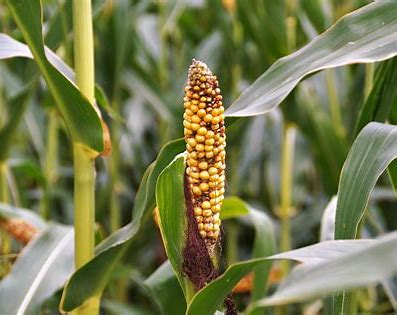
#> input picture crop_monitoring_app/backend/uplodes/1747475473523-891583703.jpeg, 397 x 315 px
$ python preprocess.py ../backend/uplodes/1747475473523-891583703.jpeg out.png   (older library calls are emulated)
#> lines starting #> are read from the running program, lines starting #| are printed output that depends on the picture
# cv_module/preprocess.py
# preprocess.py — image denoising & blur check
import cv2
import sys
import numpy as np

def is_blurry(image_path, threshold=100):
#> called with threshold = 100
    image = cv2.imread(image_path, 0)  # grayscale
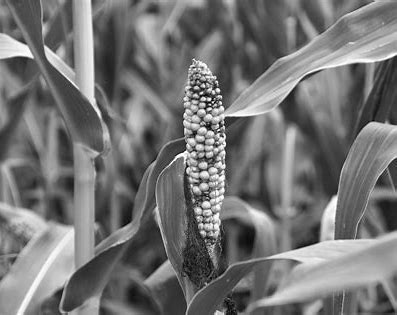
#> image: shape (315, 397); min 0, max 255, mean 116.3
    laplacian_var = cv2.Laplacian(image, cv2.CV_64F).var()
#> laplacian_var = 953.7
    return laplacian_var < threshold

def denoise_image(image_path, output_path):
#> called with output_path = 'out.png'
    image = cv2.imread(image_path)
#> image is the input picture: shape (315, 397, 3); mean B, G, R 78.3, 122.2, 119
    denoised = cv2.fastNlMeansDenoisingColored(image, None, 10, 10, 7, 21)
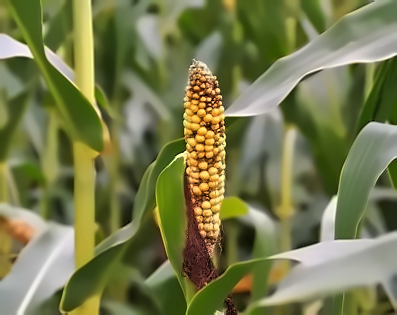
#> denoised: shape (315, 397, 3); mean B, G, R 76.5, 121.8, 118.3
    cv2.imwrite(output_path, denoised)

if __name__ == "__main__":
    input_path = sys.argv[1]
    output_path = sys.argv[2]

    if is_blurry(input_path):
        print("blurry")
        sys.exit(1)

    denoise_image(input_path, output_path)
    print("done")
